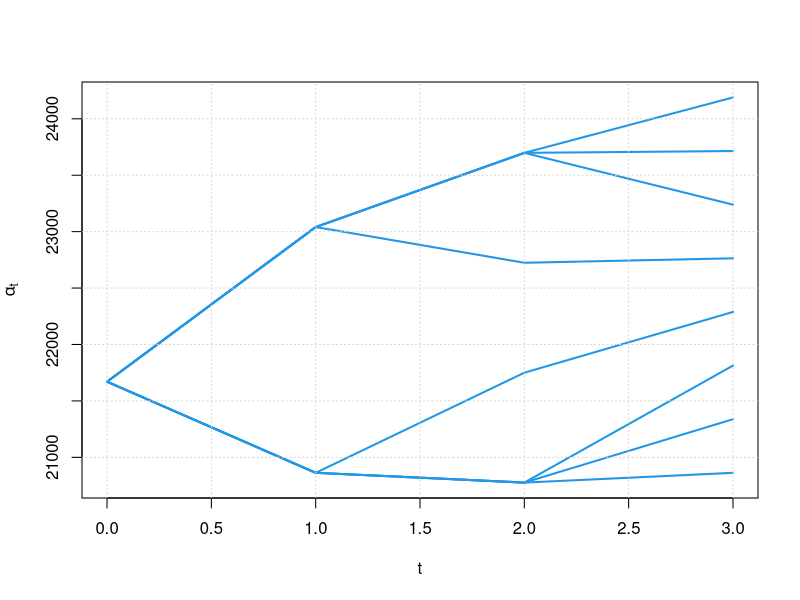
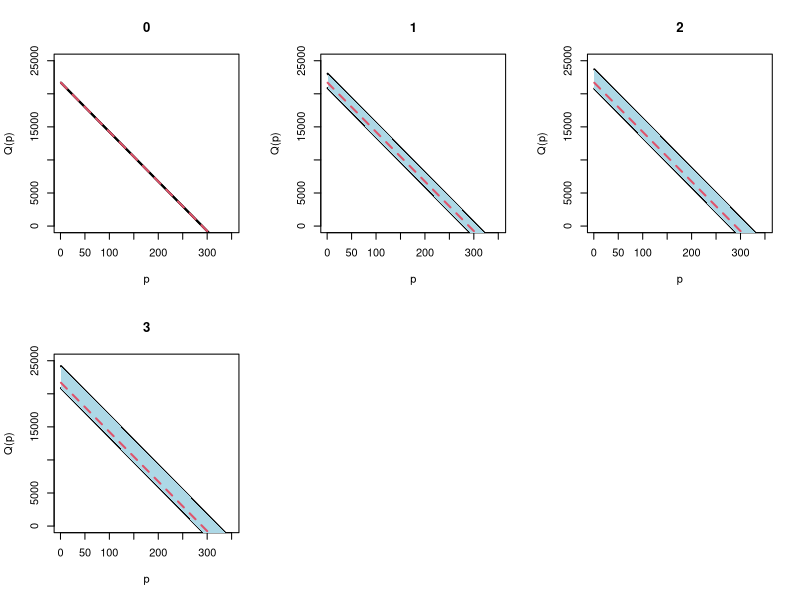

Write R code to recreate these figures, in order.
# An Analysis of Capacity and Price Trajectories for the Ontario Electricity Market
# Using Dynamic Nash Equilibrium under Uncertainty
# Genc, T. S. & Sen, S.
# Energy Economics, 2008, 30, p. 173-191

# Scenario generation

t <- 3  # time periods

mu <- 18055 # average hourly load in MW
h <- 1089   # load volatility
p <- 48.2   # average hourly price in $
e <- 0.2    # assumed price elasticity of demand

beta <- round(mu/p*e)

# yearly growth rates of demand for the future
rho_e <- c(0.006, 0.009, 0.013)
rho <- rho_e[3] 

# demand curve in t=0

alpha_0 <- mu + beta*p
D <- alpha_0


# plot(p,Q(p,alpha_0,beta),type="l",ylim=c(0,25000))


gamma_t <- function(t) h/sqrt(2^(1-t)*(sum((2*seq(1,2^(t-1))-1)^2))) 
gammat_t <- function(t) c((2*sort(seq(1,2^(t-1)),decreasing=T)-1)*gamma_t(t),-(2*seq(1,2^(t-1))-1)*gamma_t(t))

alpha_t <- function(t) if(t==0) D else D*(1+rho)^t+gammat_t(t)

# write alpha_t in matrix

malpha_t<- matrix(nrow=2^t,ncol=t+1)

malpha_t[,t+1] <- alpha_t(t)
j <- 2^(t-2)+1
for (i in ((t-1):1)) {
  malpha_t[1:j,i+1] <- rep(max(alpha_t(i)),j)
  malpha_t[j:(j-1+length(alpha_t(i))),i+1] <- alpha_t(i)
  malpha_t[(j-1+length(alpha_t(i))):nrow(malpha_t),i+1] <- rep(min(alpha_t(i)),j)
  j <- j + 2^(i-2)
   }

malpha_t[,1] <- rep(alpha_t(0),length(alpha_t(t)))

# plot scenario tree for alphas
matplot(0:t,t(malpha_t),type="l",pch=1,lty=1,col=4,lwd=2,
        xlab = "t",
        ylab = expression(alpha[t]))
grid()

# plot inverse demand curves

p <- seq(0,350)
Q <- function(p,alpha,beta) alpha - beta*p


#j = 6
#plot(p,Q(p,alpha_0,beta),type="l",lwd=2,ylim=c(0,25000))
#for(i in 1:nrow(malpha_t)) {
  #for(j in 1:ncol(malpha_t)) {
    #print(as.numeric(malpha_t[i,j]))
    #lines(p,Q(p,as.numeric(malpha_t[i,j]),beta), col=2, lwd=2)
  #}
#}

par(mfrow=c(2,3))

for (j in 0:t) {
x <- Q(p,as.numeric(malpha_t[1,j+1]),beta)
y <- Q(p,as.numeric(malpha_t[nrow(malpha_t),j+1]),beta)
matplot(cbind(x,y),type="l",col=1,lty=1,lwd=2,ylim=c(0,25000),
        main=j,xlab = "p",ylab="Q(p)")
X = c(1:length(x),length(x):1)
Y = c(x,rev(y))
polygon(X,Y,col="lightblue",border=NA)
lines(Q(p,alpha_0,beta),lwd=2,lty=2,col=2)
}

#x = rnorm(30)
#y = x-0.5
#plot(x,type="l")
#lines(y)
#X = c(1:length(x),length(x):1)
#Y = c(x,rev(y))
#polygon(X,Y,col=2,border=NA)
